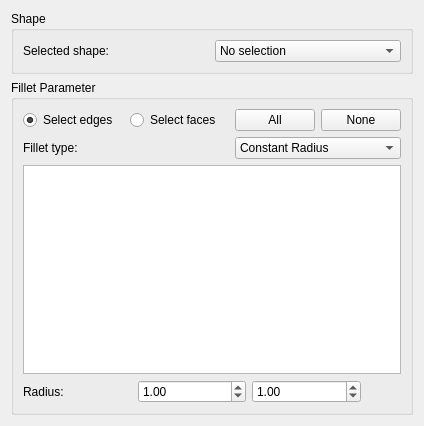
<?xml version="1.0" encoding="UTF-8"?>
<ui version="4.0">
 <class>PartGui::DlgFilletEdges</class>
 <widget class="QWidget" name="PartGui::DlgFilletEdges">
  <property name="geometry">
   <rect>
    <x>0</x>
    <y>0</y>
    <width>424</width>
    <height>426</height>
   </rect>
  </property>
  <property name="windowTitle">
   <string>Fillet Edges</string>
  </property>
  <layout class="QGridLayout" name="gridLayout_2">
   <item row="0" column="0">
    <widget class="QGroupBox" name="groupBox">
     <property name="title">
      <string>Shape</string>
     </property>
     <layout class="QHBoxLayout">
      <property name="spacing">
       <number>6</number>
      </property>
      <property name="margin">
       <number>9</number>
      </property>
      <item>
       <widget class="QLabel" name="label">
        <property name="text">
         <string>Selected shape:</string>
        </property>
       </widget>
      </item>
      <item>
       <widget class="QComboBox" name="shapeObject">
        <item>
         <property name="text">
          <string>No selection</string>
         </property>
        </item>
       </widget>
      </item>
     </layout>
    </widget>
   </item>
   <item row="1" column="0">
    <widget class="QGroupBox" name="groupBox_2">
     <property name="title">
      <string>Fillet Parameter</string>
     </property>
     <layout class="QGridLayout" name="gridLayout">
      <item row="0" column="5">
       <widget class="QPushButton" name="selectNoneButton">
        <property name="text">
         <string>None</string>
        </property>
       </widget>
      </item>
      <item row="1" column="0">
       <widget class="QLabel" name="labelfillet">
        <property name="text">
         <string>Fillet type:</string>
        </property>
       </widget>
      </item>
      <item row="1" column="4" colspan="2">
       <widget class="QComboBox" name="filletType">
        <item>
         <property name="text">
          <string>Constant Radius</string>
         </property>
        </item>
        <item>
         <property name="text">
          <string>Variable Radius</string>
         </property>
        </item>
       </widget>
      </item>
      <item row="2" column="0" colspan="6">
       <widget class="QTreeView" name="treeView"/>
      </item>
      <item row="3" column="0" colspan="6">
       <layout class="QHBoxLayout">
        <property name="spacing">
         <number>6</number>
        </property>
        <property name="margin">
         <number>0</number>
        </property>
        <item>
         <widget class="QLabel" name="labelRadius">
          <property name="text">
           <string>Radius:</string>
          </property>
         </widget>
        </item>
        <item>
         <widget class="QDoubleSpinBox" name="filletStartRadius">
          <property name="singleStep">
           <double>0.100000000000000</double>
          </property>
          <property name="value">
           <double>1.000000000000000</double>
          </property>
         </widget>
        </item>
        <item>
         <widget class="QDoubleSpinBox" name="filletEndRadius">
          <property name="singleStep">
           <double>0.100000000000000</double>
          </property>
          <property name="value">
           <double>1.000000000000000</double>
          </property>
         </widget>
        </item>
        <item>
         <spacer>
          <property name="orientation">
           <enum>Qt::Horizontal</enum>
          </property>
          <property name="sizeType">
           <enum>QSizePolicy::Minimum</enum>
          </property>
          <property name="sizeHint" stdset="0">
           <size>
            <width>40</width>
            <height>20</height>
           </size>
          </property>
         </spacer>
        </item>
       </layout>
      </item>
      <item row="0" column="4">
       <widget class="QPushButton" name="selectAllButton">
        <property name="text">
         <string>All</string>
        </property>
       </widget>
      </item>
      <item row="0" column="2">
       <widget class="QRadioButton" name="selectFaces">
        <property name="text">
         <string>Select faces</string>
        </property>
       </widget>
      </item>
      <item row="0" column="3">
       <spacer name="horizontalSpacer">
        <property name="orientation">
         <enum>Qt::Horizontal</enum>
        </property>
        <property name="sizeHint" stdset="0">
         <size>
          <width>221</width>
          <height>20</height>
         </size>
        </property>
       </spacer>
      </item>
      <item row="0" column="0">
       <widget class="QRadioButton" name="selectEdges">
        <property name="text">
         <string>Select edges</string>
        </property>
        <property name="checked">
         <bool>true</bool>
        </property>
       </widget>
      </item>
     </layout>
    </widget>
   </item>
  </layout>
 </widget>
 <tabstops>
  <tabstop>shapeObject</tabstop>
  <tabstop>filletType</tabstop>
  <tabstop>treeView</tabstop>
  <tabstop>filletStartRadius</tabstop>
  <tabstop>filletEndRadius</tabstop>
 </tabstops>
 <resources/>
 <connections/>
</ui>
